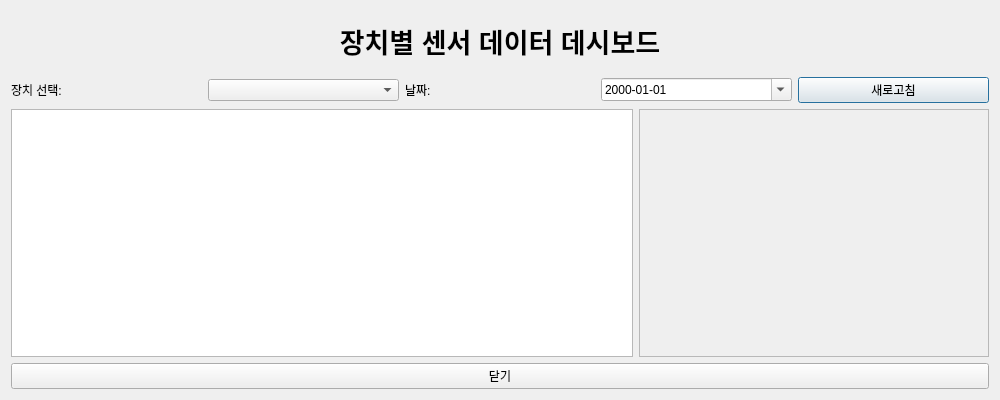
<?xml version="1.0" encoding="UTF-8"?>
<ui version="4.0">
 <class>DashboardDialog</class>
 <widget class="QDialog" name="DashboardDialog">
  <property name="geometry">
   <rect>
    <x>0</x>
    <y>0</y>
    <width>1000</width>
    <height>400</height>
   </rect>
  </property>
  <property name="windowTitle">
   <string>결과 데이터 데시보드</string>
  </property>
  <layout class="QVBoxLayout" name="verticalLayout">
   <item>
    <widget class="QLabel" name="label_title">
     <property name="styleSheet">
      <string notr="true">font-size: 20pt; font-weight: bold; margin: 10px;</string>
     </property>
     <property name="text">
      <string>장치별 센서 데이터 데시보드</string>
     </property>
     <property name="alignment">
      <set>Qt::AlignCenter</set>
     </property>
    </widget>
   </item>
   <item>
    <layout class="QHBoxLayout" name="filterLayout">
     <item>
      <widget class="QLabel" name="label_device">
       <property name="text">
        <string>장치 선택:</string>
       </property>
      </widget>
     </item>
     <item>
      <widget class="QComboBox" name="device_combobox"/>
     </item>
     <item>
      <widget class="QLabel" name="label_date">
       <property name="text">
        <string>날짜:</string>
       </property>
      </widget>
     </item>
     <item>
      <widget class="QDateEdit" name="date_edit">
       <property name="displayFormat">
        <string>yyyy-MM-dd</string>
       </property>
       <property name="calendarPopup">
        <bool>true</bool>
       </property>
      </widget>
     </item>
     <item>
      <widget class="QPushButton" name="refresh_button">
       <property name="text">
        <string>새로고침</string>
       </property>
      </widget>
     </item>
    </layout>
   </item>
   <item>
    <layout class="QHBoxLayout" name="mainContentLayout">
     <item>
      <widget class="QTableWidget" name="tableWidget_data">
       <property name="minimumSize">
        <size>
         <width>400</width>
         <height>0</height>
        </size>
       </property>
      </widget>
     </item>
     <item>
      <widget class="QFrame" name="frame_chart_area">
       <property name="minimumSize">
        <size>
         <width>350</width>
         <height>0</height>
        </size>
       </property>
       <property name="frameShape">
        <enum>QFrame::StyledPanel</enum>
       </property>
       <layout class="QGridLayout" name="chartLayout"/>
      </widget>
     </item>
    </layout>
   </item>
   <item>
    <widget class="QPushButton" name="close_button">
     <property name="text">
      <string>닫기</string>
     </property>
    </widget>
   </item>
  </layout>
 </widget>
 <resources/>
 <connections/>
</ui>
